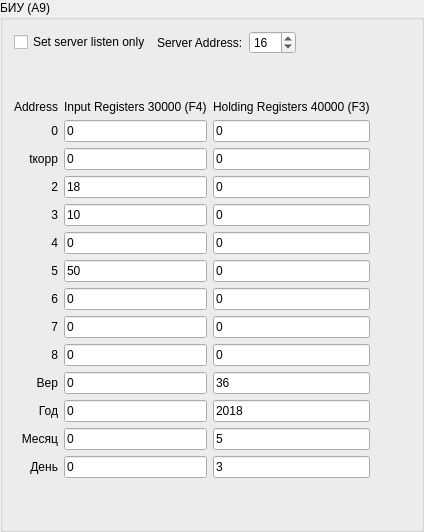
       <widget class="QGroupBox" name="groupBox_3">
        <property name="title">
         <string>БИУ (А9)</string>
        </property>
        <layout class="QVBoxLayout" name="verticalLayout_2">
         <item>
          <layout class="QHBoxLayout" name="horizontalLayout_2">
           <property name="sizeConstraint">
            <enum>QLayout::SetMinimumSize</enum>
           </property>
           <item>
            <widget class="QCheckBox" name="listenOnlyBox_2">
             <property name="text">
              <string>Set server listen only</string>
             </property>
            </widget>
           </item>
           <item>
            <widget class="QLabel" name="label_28">
             <property name="sizePolicy">
              <sizepolicy hsizetype="Maximum" vsizetype="Preferred">
               <horstretch>0</horstretch>
               <verstretch>0</verstretch>
              </sizepolicy>
             </property>
             <property name="text">
              <string>Server Address:</string>
             </property>
            </widget>
           </item>
           <item>
            <widget class="QSpinBox" name="serverEdit_2">
             <property name="sizePolicy">
              <sizepolicy hsizetype="Maximum" vsizetype="Fixed">
               <horstretch>0</horstretch>
               <verstretch>0</verstretch>
              </sizepolicy>
             </property>
             <property name="minimum">
              <number>1</number>
             </property>
             <property name="maximum">
              <number>247</number>
             </property>
             <property name="value">
              <number>16</number>
             </property>
            </widget>
           </item>
           <item>
            <spacer name="horizontalSpacer_3">
             <property name="orientation">
              <enum>Qt::Horizontal</enum>
             </property>
             <property name="sizeHint" stdset="0">
              <size>
               <width>40</width>
               <height>20</height>
              </size>
             </property>
            </spacer>
           </item>
          </layout>
         </item>
         <item>
          <spacer name="verticalSpacer_3">
           <property name="orientation">
            <enum>Qt::Vertical</enum>
           </property>
           <property name="sizeHint" stdset="0">
            <size>
             <width>20</width>
             <height>40</height>
            </size>
           </property>
          </spacer>
         </item>
         <item>
          <layout class="QGridLayout" name="gridLayout_4">
           <item row="3" column="2">
            <widget class="QLineEdit" name="holdReg_15">
             <property name="sizePolicy">
              <sizepolicy hsizetype="Preferred" vsizetype="Fixed">
               <horstretch>0</horstretch>
               <verstretch>0</verstretch>
              </sizepolicy>
             </property>
             <property name="text">
              <string>0</string>
             </property>
             <property name="maxLength">
              <number>32767</number>
             </property>
             <property name="placeholderText">
              <string>Hexadecimal A-F, a-f, 0-9.</string>
             </property>
            </widget>
           </item>
           <item row="12" column="2">
            <widget class="QLineEdit" name="holdReg_33">
             <property name="sizePolicy">
              <sizepolicy hsizetype="Preferred" vsizetype="Fixed">
               <horstretch>0</horstretch>
               <verstretch>0</verstretch>
              </sizepolicy>
             </property>
             <property name="text">
              <string>5</string>
             </property>
             <property name="maxLength">
              <number>32767</number>
             </property>
             <property name="placeholderText">
              <string>Hexadecimal A-F, a-f, 0-9.</string>
             </property>
            </widget>
           </item>
           <item row="13" column="0">
            <widget class="QLabel" name="label_36">
             <property name="text">
              <string>День</string>
             </property>
             <property name="alignment">
              <set>Qt::AlignRight|Qt::AlignTrailing|Qt::AlignVCenter</set>
             </property>
            </widget>
           </item>
           <item row="6" column="2">
            <widget class="QLineEdit" name="holdReg_16">
             <property name="sizePolicy">
              <sizepolicy hsizetype="Preferred" vsizetype="Fixed">
               <horstretch>0</horstretch>
               <verstretch>0</verstretch>
              </sizepolicy>
             </property>
             <property name="text">
              <string>0</string>
             </property>
             <property name="maxLength">
              <number>32767</number>
             </property>
             <property name="placeholderText">
              <string>Hexadecimal A-F, a-f, 0-9.</string>
             </property>
            </widget>
           </item>
           <item row="11" column="0">
            <widget class="QLabel" name="label_25">
             <property name="text">
              <string>Год</string>
             </property>
             <property name="alignment">
              <set>Qt::AlignRight|Qt::AlignTrailing|Qt::AlignVCenter</set>
             </property>
            </widget>
           </item>
           <item row="12" column="0">
            <widget class="QLabel" name="label_32">
             <property name="text">
              <string>Месяц</string>
             </property>
             <property name="alignment">
              <set>Qt::AlignRight|Qt::AlignTrailing|Qt::AlignVCenter</set>
             </property>
            </widget>
           </item>
           <item row="6" column="0">
            <widget class="QLabel" name="label_35">
             <property name="text">
              <string>5</string>
             </property>
             <property name="alignment">
              <set>Qt::AlignRight|Qt::AlignTrailing|Qt::AlignVCenter</set>
             </property>
            </widget>
           </item>
           <item row="7" column="1">
            <widget class="QLineEdit" name="inReg_15">
             <property name="sizePolicy">
              <sizepolicy hsizetype="Preferred" vsizetype="Fixed">
               <horstretch>0</horstretch>
               <verstretch>0</verstretch>
              </sizepolicy>
             </property>
             <property name="text">
              <string>0</string>
             </property>
             <property name="maxLength">
              <number>32767</number>
             </property>
             <property name="placeholderText">
              <string>Hexadecimal A-F, a-f, 0-9.</string>
             </property>
            </widget>
           </item>
           <item row="9" column="2">
            <widget class="QLineEdit" name="holdReg_12">
             <property name="sizePolicy">
              <sizepolicy hsizetype="Preferred" vsizetype="Fixed">
               <horstretch>0</horstretch>
               <verstretch>0</verstretch>
              </sizepolicy>
             </property>
             <property name="text">
              <string>0</string>
             </property>
             <property name="maxLength">
              <number>32767</number>
             </property>
             <property name="placeholderText">
              <string>Hexadecimal A-F, a-f, 0-9.</string>
             </property>
            </widget>
           </item>
           <item row="10" column="2">
            <widget class="QLineEdit" name="holdReg_35">
             <property name="sizePolicy">
              <sizepolicy hsizetype="Preferred" vsizetype="Fixed">
               <horstretch>0</horstretch>
               <verstretch>0</verstretch>
              </sizepolicy>
             </property>
             <property name="text">
              <string>36</string>
             </property>
             <property name="maxLength">
              <number>32767</number>
             </property>
             <property name="placeholderText">
              <string>Hexadecimal A-F, a-f, 0-9.</string>
             </property>
            </widget>
           </item>
           <item row="10" column="1">
            <widget class="QLineEdit" name="inReg_34">
             <property name="sizePolicy">
              <sizepolicy hsizetype="Preferred" vsizetype="Fixed">
               <horstretch>0</horstretch>
               <verstretch>0</verstretch>
              </sizepolicy>
             </property>
             <property name="text">
              <string>0</string>
             </property>
             <property name="maxLength">
              <number>32767</number>
             </property>
             <property name="placeholderText">
              <string>Hexadecimal A-F, a-f, 0-9.</string>
             </property>
            </widget>
           </item>
           <item row="8" column="2">
            <widget class="QLineEdit" name="holdReg_10">
             <property name="sizePolicy">
              <sizepolicy hsizetype="Preferred" vsizetype="Fixed">
               <horstretch>0</horstretch>
               <verstretch>0</verstretch>
              </sizepolicy>
             </property>
             <property name="text">
              <string>0</string>
             </property>
             <property name="maxLength">
              <number>32767</number>
             </property>
             <property name="placeholderText">
              <string>Hexadecimal A-F, a-f, 0-9.</string>
             </property>
            </widget>
           </item>
           <item row="5" column="1">
            <widget class="QLineEdit" name="inReg_16">
             <property name="sizePolicy">
              <sizepolicy hsizetype="Preferred" vsizetype="Fixed">
               <horstretch>0</horstretch>
               <verstretch>0</verstretch>
              </sizepolicy>
             </property>
             <property name="text">
              <string>0</string>
             </property>
             <property name="maxLength">
              <number>32767</number>
             </property>
             <property name="placeholderText">
              <string>Hexadecimal A-F, a-f, 0-9.</string>
             </property>
            </widget>
           </item>
           <item row="3" column="0">
            <widget class="QLabel" name="label_30">
             <property name="text">
              <string>2</string>
             </property>
             <property name="alignment">
              <set>Qt::AlignRight|Qt::AlignTrailing|Qt::AlignVCenter</set>
             </property>
            </widget>
           </item>
           <item row="7" column="0">
            <widget class="QLabel" name="label_34">
             <property name="text">
              <string>6</string>
             </property>
             <property name="alignment">
              <set>Qt::AlignRight|Qt::AlignTrailing|Qt::AlignVCenter</set>
             </property>
            </widget>
           </item>
           <item row="3" column="1">
            <widget class="QLineEdit" name="inReg_11">
             <property name="sizePolicy">
              <sizepolicy hsizetype="Preferred" vsizetype="Fixed">
               <horstretch>0</horstretch>
               <verstretch>0</verstretch>
              </sizepolicy>
             </property>
             <property name="text">
              <string>18</string>
             </property>
             <property name="maxLength">
              <number>32767</number>
             </property>
             <property name="placeholderText">
              <string>Hexadecimal A-F, a-f, 0-9.</string>
             </property>
            </widget>
           </item>
           <item row="2" column="0">
            <widget class="QLabel" name="label_29">
             <property name="text">
              <string>tкорр</string>
             </property>
             <property name="alignment">
              <set>Qt::AlignRight|Qt::AlignTrailing|Qt::AlignVCenter</set>
             </property>
            </widget>
           </item>
           <item row="9" column="0">
            <widget class="QLabel" name="label_33">
             <property name="text">
              <string>8</string>
             </property>
             <property name="alignment">
              <set>Qt::AlignRight|Qt::AlignTrailing|Qt::AlignVCenter</set>
             </property>
            </widget>
           </item>
           <item row="6" column="1">
            <widget class="QLineEdit" name="inReg_14">
             <property name="sizePolicy">
              <sizepolicy hsizetype="Preferred" vsizetype="Fixed">
               <horstretch>0</horstretch>
               <verstretch>0</verstretch>
              </sizepolicy>
             </property>
             <property name="text">
              <string>50</string>
             </property>
             <property name="maxLength">
              <number>32767</number>
             </property>
             <property name="placeholderText">
              <string>Hexadecimal A-F, a-f, 0-9.</string>
             </property>
            </widget>
           </item>
           <item row="11" column="2">
            <widget class="QLineEdit" name="holdReg_34">
             <property name="sizePolicy">
              <sizepolicy hsizetype="Preferred" vsizetype="Fixed">
               <horstretch>0</horstretch>
               <verstretch>0</verstretch>
              </sizepolicy>
             </property>
             <property name="text">
              <string>2018</string>
             </property>
             <property name="maxLength">
              <number>32767</number>
             </property>
             <property name="placeholderText">
              <string>Hexadecimal A-F, a-f, 0-9.</string>
             </property>
            </widget>
           </item>
           <item row="8" column="1">
            <widget class="QLineEdit" name="inReg_17">
             <property name="sizePolicy">
              <sizepolicy hsizetype="Preferred" vsizetype="Fixed">
               <horstretch>0</horstretch>
               <verstretch>0</verstretch>
              </sizepolicy>
             </property>
             <property name="text">
              <string>0</string>
             </property>
             <property name="maxLength">
              <number>32767</number>
             </property>
             <property name="placeholderText">
              <string>Hexadecimal A-F, a-f, 0-9.</string>
             </property>
            </widget>
           </item>
           <item row="11" column="1">
            <widget class="QLineEdit" name="inReg_35">
             <property name="sizePolicy">
              <sizepolicy hsizetype="Preferred" vsizetype="Fixed">
               <horstretch>0</horstretch>
               <verstretch>0</verstretch>
              </sizepolicy>
             </property>
             <property name="text">
              <string>0</string>
             </property>
             <property name="maxLength">
              <number>32767</number>
             </property>
             <property name="placeholderText">
              <string>Hexadecimal A-F, a-f, 0-9.</string>
             </property>
            </widget>
           </item>
           <item row="13" column="1">
            <widget class="QLineEdit" name="inReg_33">
             <property name="sizePolicy">
              <sizepolicy hsizetype="Preferred" vsizetype="Fixed">
               <horstretch>0</horstretch>
               <verstretch>0</verstretch>
              </sizepolicy>
             </property>
             <property name="text">
              <string>0</string>
             </property>
             <property name="maxLength">
              <number>32767</number>
             </property>
             <property name="placeholderText">
              <string>Hexadecimal A-F, a-f, 0-9.</string>
             </property>
            </widget>
           </item>
           <item row="0" column="2">
            <widget class="QLabel" name="holdingRegisters_2">
             <property name="text">
              <string>Holding Registers 40000 (F3)</string>
             </property>
            </widget>
           </item>
           <item row="2" column="2">
            <widget class="QLineEdit" name="holdReg_17">
             <property name="sizePolicy">
              <sizepolicy hsizetype="Preferred" vsizetype="Fixed">
               <horstretch>0</horstretch>
               <verstretch>0</verstretch>
              </sizepolicy>
             </property>
             <property name="text">
              <string>0</string>
             </property>
             <property name="maxLength">
              <number>32767</number>
             </property>
             <property name="placeholderText">
              <string>Hexadecimal A-F, a-f, 0-9.</string>
             </property>
            </widget>
           </item>
           <item row="7" column="2">
            <widget class="QLineEdit" name="holdReg_9">
             <property name="sizePolicy">
              <sizepolicy hsizetype="Preferred" vsizetype="Fixed">
               <horstretch>0</horstretch>
               <verstretch>0</verstretch>
              </sizepolicy>
             </property>
             <property name="text">
              <string>0</string>
             </property>
             <property name="maxLength">
              <number>32767</number>
             </property>
             <property name="placeholderText">
              <string>Hexadecimal A-F, a-f, 0-9.</string>
             </property>
            </widget>
           </item>
           <item row="4" column="0">
            <widget class="QLabel" name="label_20">
             <property name="text">
              <string>3</string>
             </property>
             <property name="alignment">
              <set>Qt::AlignRight|Qt::AlignTrailing|Qt::AlignVCenter</set>
             </property>
            </widget>
           </item>
           <item row="10" column="0">
            <widget class="QLabel" name="label_31">
             <property name="text">
              <string>Вер</string>
             </property>
             <property name="alignment">
              <set>Qt::AlignRight|Qt::AlignTrailing|Qt::AlignVCenter</set>
             </property>
            </widget>
           </item>
           <item row="4" column="1">
            <widget class="QLineEdit" name="inReg_13">
             <property name="sizePolicy">
              <sizepolicy hsizetype="Preferred" vsizetype="Fixed">
               <horstretch>0</horstretch>
               <verstretch>0</verstretch>
              </sizepolicy>
             </property>
             <property name="text">
              <string>10</string>
             </property>
             <property name="maxLength">
              <number>32767</number>
             </property>
             <property name="placeholderText">
              <string>Hexadecimal A-F, a-f, 0-9.</string>
             </property>
            </widget>
           </item>
           <item row="1" column="0">
            <widget class="QLabel" name="label_24">
             <property name="text">
              <string>0</string>
             </property>
             <property name="alignment">
              <set>Qt::AlignRight|Qt::AlignTrailing|Qt::AlignVCenter</set>
             </property>
            </widget>
           </item>
           <item row="9" column="1">
            <widget class="QLineEdit" name="inReg_12">
             <property name="sizePolicy">
              <sizepolicy hsizetype="Preferred" vsizetype="Fixed">
               <horstretch>0</horstretch>
               <verstretch>0</verstretch>
              </sizepolicy>
             </property>
             <property name="text">
              <string>0</string>
             </property>
             <property name="maxLength">
              <number>32767</number>
             </property>
             <property name="placeholderText">
              <string>Hexadecimal A-F, a-f, 0-9.</string>
             </property>
            </widget>
           </item>
           <item row="4" column="2">
            <widget class="QLineEdit" name="holdReg_14">
             <property name="sizePolicy">
              <sizepolicy hsizetype="Preferred" vsizetype="Fixed">
               <horstretch>0</horstretch>
               <verstretch>0</verstretch>
              </sizepolicy>
             </property>
             <property name="text">
              <string>0</string>
             </property>
             <property name="maxLength">
              <number>32767</number>
             </property>
             <property name="placeholderText">
              <string>Hexadecimal A-F, a-f, 0-9.</string>
             </property>
            </widget>
           </item>
           <item row="12" column="1">
            <widget class="QLineEdit" name="inReg_32">
             <property name="sizePolicy">
              <sizepolicy hsizetype="Preferred" vsizetype="Fixed">
               <horstretch>0</horstretch>
               <verstretch>0</verstretch>
              </sizepolicy>
             </property>
             <property name="text">
              <string>0</string>
             </property>
             <property name="maxLength">
              <number>32767</number>
             </property>
             <property name="placeholderText">
              <string>Hexadecimal A-F, a-f, 0-9.</string>
             </property>
            </widget>
           </item>
           <item row="5" column="0">
            <widget class="QLabel" name="label_9">
             <property name="text">
              <string>4</string>
             </property>
             <property name="alignment">
              <set>Qt::AlignRight|Qt::AlignTrailing|Qt::AlignVCenter</set>
             </property>
            </widget>
           </item>
           <item row="1" column="2">
            <widget class="QLineEdit" name="holdReg_13">
             <property name="sizePolicy">
              <sizepolicy hsizetype="Preferred" vsizetype="Fixed">
               <horstretch>0</horstretch>
               <verstretch>0</verstretch>
              </sizepolicy>
             </property>
             <property name="text">
              <string>0</string>
             </property>
             <property name="maxLength">
              <number>32767</number>
             </property>
             <property name="placeholderText">
              <string>Hexadecimal A-F, a-f, 0-9.</string>
             </property>
            </widget>
           </item>
           <item row="2" column="1">
            <widget class="QLineEdit" name="inReg_9">
             <property name="sizePolicy">
              <sizepolicy hsizetype="Preferred" vsizetype="Fixed">
               <horstretch>0</horstretch>
               <verstretch>0</verstretch>
              </sizepolicy>
             </property>
             <property name="text">
              <string>0</string>
             </property>
             <property name="maxLength">
              <number>32767</number>
             </property>
             <property name="placeholderText">
              <string>Hexadecimal A-F, a-f, 0-9.</string>
             </property>
            </widget>
           </item>
           <item row="0" column="1">
            <widget class="QLabel" name="inputRegisters_2">
             <property name="text">
              <string>Input Registers 30000 (F4)</string>
             </property>
            </widget>
           </item>
           <item row="8" column="0">
            <widget class="QLabel" name="label_26">
             <property name="text">
              <string>7</string>
             </property>
             <property name="alignment">
              <set>Qt::AlignRight|Qt::AlignTrailing|Qt::AlignVCenter</set>
             </property>
            </widget>
           </item>
           <item row="0" column="0">
            <widget class="QLabel" name="address_2">
             <property name="text">
              <string>Address</string>
             </property>
             <property name="alignment">
              <set>Qt::AlignRight|Qt::AlignTrailing|Qt::AlignVCenter</set>
             </property>
            </widget>
           </item>
           <item row="13" column="2">
            <widget class="QLineEdit" name="holdReg_32">
             <property name="sizePolicy">
              <sizepolicy hsizetype="Preferred" vsizetype="Fixed">
               <horstretch>0</horstretch>
               <verstretch>0</verstretch>
              </sizepolicy>
             </property>
             <property name="text">
              <string>3</string>
             </property>
             <property name="maxLength">
              <number>32767</number>
             </property>
             <property name="placeholderText">
              <string>Hexadecimal A-F, a-f, 0-9.</string>
             </property>
            </widget>
           </item>
           <item row="5" column="2">
            <widget class="QLineEdit" name="holdReg_11">
             <property name="sizePolicy">
              <sizepolicy hsizetype="Preferred" vsizetype="Fixed">
               <horstretch>0</horstretch>
               <verstretch>0</verstretch>
              </sizepolicy>
             </property>
             <property name="text">
              <string>0</string>
             </property>
             <property name="maxLength">
              <number>32767</number>
             </property>
             <property name="placeholderText">
              <string>Hexadecimal A-F, a-f, 0-9.</string>
             </property>
            </widget>
           </item>
           <item row="1" column="1">
            <widget class="QLineEdit" name="inReg_10">
             <property name="sizePolicy">
              <sizepolicy hsizetype="Preferred" vsizetype="Fixed">
               <horstretch>0</horstretch>
               <verstretch>0</verstretch>
              </sizepolicy>
             </property>
             <property name="text">
              <string>0</string>
             </property>
             <property name="maxLength">
              <number>32767</number>
             </property>
             <property name="placeholderText">
              <string>Hexadecimal A-F, a-f, 0-9.</string>
             </property>
            </widget>
           </item>
           <item row="6" column="3">
            <spacer name="horizontalSpacer_9">
             <property name="orientation">
              <enum>Qt::Horizontal</enum>
             </property>
             <property name="sizeHint" stdset="0">
              <size>
               <width>40</width>
               <height>20</height>
              </size>
             </property>
            </spacer>
           </item>
          </layout>
         </item>
         <item>
          <spacer name="verticalSpacer_2">
           <property name="orientation">
            <enum>Qt::Vertical</enum>
           </property>
           <property name="sizeHint" stdset="0">
            <size>
             <width>20</width>
             <height>40</height>
            </size>
           </property>
          </spacer>
         </item>
        </layout>
       </widget>
